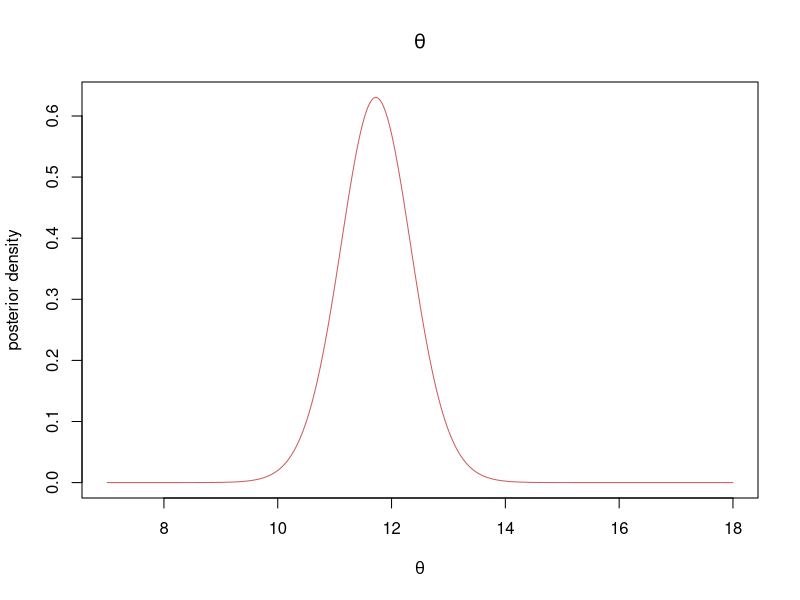

Here is the R script that generated this plot:
## ---- chunk 1

# data 
n = 24
xBar = 12.5
s2 = 3.1^2

# prior
mu0 = 8
kappa0 = 5
nu0 = 3
sigma02 = 1^2

# posterior
w = n/(kappa0 + n)
mun = w*xBar + (1-w)*mu0
kappan = kappa0 + n
nun = nu0 + n
sigman2 = (nu0*sigma02 + (n-1)*s2  + 
             (kappa0*n/(kappa0 + n))*(xBar - mu0)^2 )/nun
## ---- chunk 2
thetaGrid = seq(7, 18, length = 1000)
sigma2Grid = seq(0.001, 30, length = 1000)
dtdist <- function(x, mu, sigma2, nu){
  return((1/sqrt(sigma2))*dt(x = (x - mu)/sqrt(sigma2), df = nu))
}
plot(thetaGrid, dtdist(thetaGrid, mun, sigman2/kappan, nun), type = "l", 
     xlab = expression(theta), ylab = "posterior density", 
     col = "indianred", main = expression(theta))
